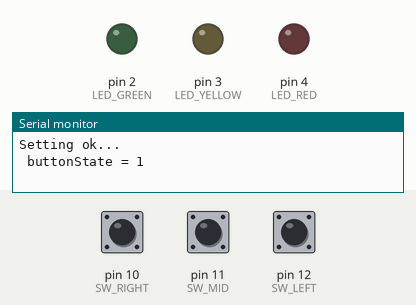
A sketch run on a simulated Arduino Uno, built with avr-gcc and run on an emulated ATmega328P. Shown: output pins drawn as LEDs (lit = HIGH), the last lines printed to the serial monitor. Inputs (shaded band) come from the test bench; at power-on: pin 10 (SW_RIGHT) HIGH, pin 11 (SW_MID) HIGH, pin 12 (SW_LEFT) LOW.

Above: at 1.2 s.
1.3 s: pin 10 (SW_RIGHT) pulled LOW for 0.15 s
At 4.1 s:
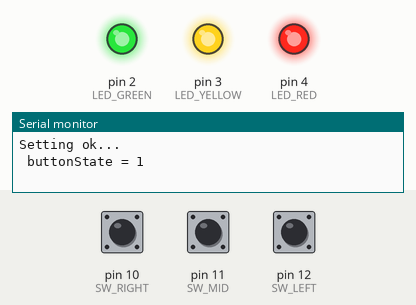
4.4 s: pin 11 (SW_MID) pulled LOW for 0.15 s
At 4.8 s:
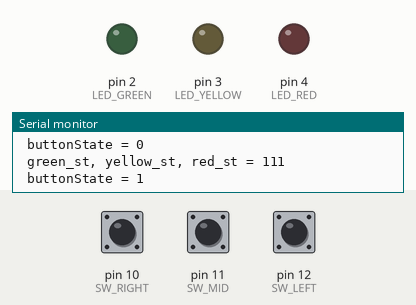
6.0 s: pin 11 (SW_MID) pulled LOW for 1 s
At 7.2 s:
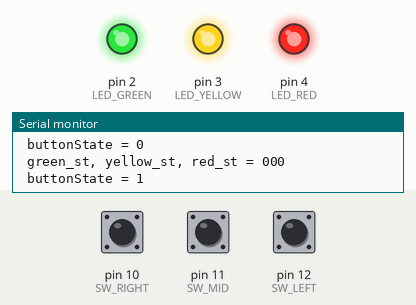
8.5 s: pin 11 (SW_MID) pulled LOW for 3.2 s
At 9.1 s:
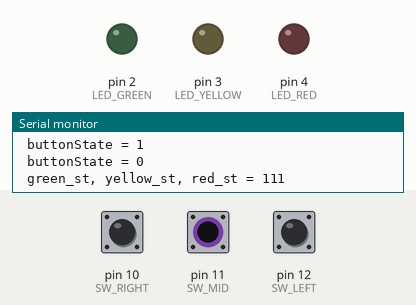
Timing chart, 0 to 11.5 s (numbered marks = the images above; inputs shaded):
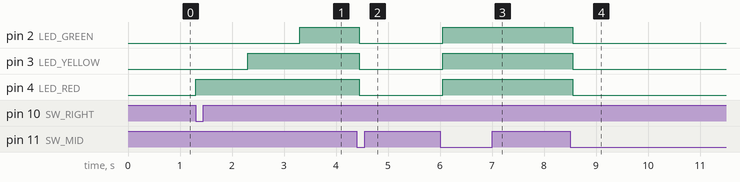

The sketch:

Exercise_6.ino
```cpp
// โปรแกรมนี้มีเพิ่มการแก้ไขการ เบ้าว์ สวิทช์ ด้วย
#define LED_GREEN  2
#define LED_YELLOW 3
#define LED_RED    4
#define SW_LEFT   12
#define SW_MID    11
#define SW_RIGHT  10
bool red_st, green_st, yellow_st;
//---- debounce-------
int buttonState;
int lastButtonState = HIGH; //กำหนดให้ยังไม่กดปุ่มเป็นสถานะ HIGH
long lastDebounceTime = 0;
long debounceDelay = 50;


void setup() {
  Serial.begin(9600);
  pinMode(SW_LEFT,INPUT);
  pinMode(SW_MID,INPUT);
  pinMode(SW_RIGHT, INPUT_PULLUP);
  pinMode(LED_GREEN, OUTPUT);
  pinMode(LED_YELLOW, OUTPUT);
  pinMode(LED_RED, OUTPUT);
  digitalWrite(LED_GREEN, LOW);
  digitalWrite(LED_GREEN, LOW);
  digitalWrite(LED_GREEN, LOW);

  Serial.println("Setting ok...");
}

void loop() {

  if(digitalRead(SW_RIGHT)== LOW){
    digitalWrite(LED_RED, HIGH);
    red_st = true;
    delay(1000);
    digitalWrite(LED_YELLOW, HIGH);
    yellow_st = true;
    delay(1000);
    digitalWrite(LED_GREEN, HIGH);
    green_st = true;
  }
  if(digitalRead(SW_LEFT)== HIGH){
    digitalWrite(LED_GREEN, LOW);
    green_st = false;
    delay(1000);
    digitalWrite(LED_YELLOW, LOW);
    yellow_st = false;
    delay(1000);
    digitalWrite(LED_RED, LOW);
    red_st = false;
  }

  //------------ debounce for SW_MID ---------
  int reading = digitalRead(SW_MID);  // <---- อ่านค่าสวิทช์

  if (reading != lastButtonState) {      // <--- หากมีการกดให้เก็บค่าเวลา ณ.ตอนนั้นไว้
    lastDebounceTime = millis();
  }

  if ((millis() - lastDebounceTime) > debounceDelay) { //<-- ตรวจว่าเวลาเกินตั้งไว้หรือเปล่า
    if (reading != buttonState) {                     // <-- หากกดหรือปล่อยสวิทช์ ก็พิพม์ผลออกหน้าจอ
      buttonState = reading;
        Serial.print(" buttonState = ");Serial.println(buttonState);
        if(buttonState==LOW){
      Serial.print( " green_st, yellow_st, red_st = ");
    Serial.print(green_st);Serial.print(yellow_st);Serial.println(red_st);

    if (green_st==true){
    digitalWrite(LED_GREEN, LOW);
    green_st = !green_st;
    }else{
    digitalWrite(LED_GREEN, HIGH);
    green_st = !green_st;}
    if (yellow_st==true){
    digitalWrite(LED_YELLOW, LOW);
    yellow_st = !yellow_st;}
    else{
    digitalWrite(LED_YELLOW, HIGH);
    yellow_st = !yellow_st;}
    if (red_st==true){
    digitalWrite(LED_RED, LOW);
    red_st = !red_st;}
    else{
    digitalWrite(LED_RED, HIGH);
    red_st = !red_st;}
        }
     }
    }
  lastButtonState = reading;   // <-- เอาค่าที่อ่านได้ใส่ ตัวแปรสถานะสุดท้าย
}
```

Measured:
- after the input at 1.3 s, pin 2 (LED_GREEN): LOW → HIGH after 2.0 s; pin 3 (LED_YELLOW): LOW → HIGH after 1.0 s; pin 4 (LED_RED): LOW → HIGH at once
- after the input at 4.4 s, pin 2 (LED_GREEN), pin 3 (LED_YELLOW), pin 4 (LED_RED): HIGH → LOW after 0.05 s
- after the input at 6.0 s, pin 2 (LED_GREEN), pin 3 (LED_YELLOW), pin 4 (LED_RED): LOW → HIGH after 0.05 s
- after the input at 8.5 s, pin 2 (LED_GREEN), pin 3 (LED_YELLOW), pin 4 (LED_RED): HIGH → LOW after 0.05 s
